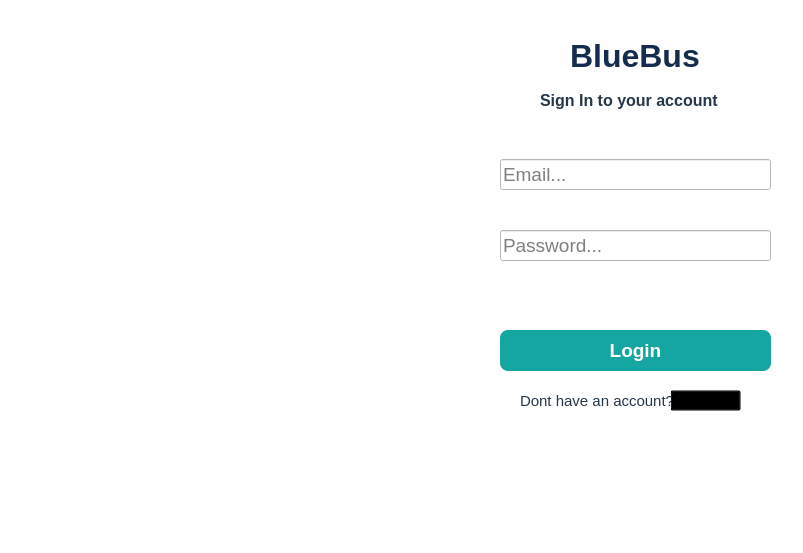
<?xml version="1.0" encoding="UTF-8"?>
<ui version="4.0">
 <class>Dialog</class>
 <widget class="QDialog" name="Dialog">
  <property name="geometry">
   <rect>
    <x>0</x>
    <y>0</y>
    <width>803</width>
    <height>553</height>
   </rect>
  </property>
  <property name="windowTitle">
   <string>Dialog</string>
  </property>
  <property name="styleSheet">
   <string notr="true">background-color: rgb(102, 102, 255);
background-color: rgb(255, 255, 255);</string>
  </property>
  <widget class="QLabel" name="label">
   <property name="geometry">
    <rect>
     <x>-10</x>
     <y>0</y>
     <width>461</width>
     <height>551</height>
    </rect>
   </property>
   <property name="text">
    <string/>
   </property>
   <property name="pixmap">
    <pixmap>../../Desktop/StudentManagementSystem/blue bus.jpg</pixmap>
   </property>
   <property name="scaledContents">
    <bool>true</bool>
   </property>
  </widget>
  <widget class="QLabel" name="label_2">
   <property name="geometry">
    <rect>
     <x>570</x>
     <y>30</y>
     <width>131</width>
     <height>51</height>
    </rect>
   </property>
   <property name="font">
    <font>
     <family>Segoe UI</family>
     <pointsize>24</pointsize>
     <weight>75</weight>
     <bold>true</bold>
    </font>
   </property>
   <property name="styleSheet">
    <string notr="true">color:#142D4E</string>
   </property>
   <property name="text">
    <string>BlueBus </string>
   </property>
  </widget>
  <widget class="QLabel" name="label_3">
   <property name="geometry">
    <rect>
     <x>540</x>
     <y>80</y>
     <width>211</width>
     <height>41</height>
    </rect>
   </property>
   <property name="font">
    <font>
     <family>Segoe UI</family>
     <pointsize>12</pointsize>
     <weight>75</weight>
     <bold>true</bold>
    </font>
   </property>
   <property name="styleSheet">
    <string notr="true">color:#263747</string>
   </property>
   <property name="text">
    <string>Sign In to your account</string>
   </property>
  </widget>
  <widget class="QLineEdit" name="email">
   <property name="geometry">
    <rect>
     <x>500</x>
     <y>159</y>
     <width>271</width>
     <height>31</height>
    </rect>
   </property>
   <property name="font">
    <font>
     <family>Segoe UI</family>
     <pointsize>14</pointsize>
    </font>
   </property>
   <property name="text">
    <string/>
   </property>
   <property name="placeholderText">
    <string>Email...</string>
   </property>
  </widget>
  <widget class="QLineEdit" name="password">
   <property name="geometry">
    <rect>
     <x>500</x>
     <y>230</y>
     <width>271</width>
     <height>31</height>
    </rect>
   </property>
   <property name="font">
    <font>
     <family>Segoe UI</family>
     <pointsize>14</pointsize>
    </font>
   </property>
   <property name="text">
    <string/>
   </property>
   <property name="echoMode">
    <enum>QLineEdit::Password</enum>
   </property>
   <property name="placeholderText">
    <string>Password...</string>
   </property>
  </widget>
  <widget class="QPushButton" name="loginButton">
   <property name="geometry">
    <rect>
     <x>500</x>
     <y>330</y>
     <width>271</width>
     <height>41</height>
    </rect>
   </property>
   <property name="font">
    <font>
     <pointsize>14</pointsize>
     <weight>75</weight>
     <bold>true</bold>
    </font>
   </property>
   <property name="styleSheet">
    <string notr="true">background-color: #16A6A1;
    color: white;
    border: none;
    border-radius: 8px;
    font-size: 14pt;
    font-weight: bold;
    padding: 8px;</string>
   </property>
   <property name="text">
    <string>Login</string>
   </property>
  </widget>
  <widget class="QPushButton" name="registerButton">
   <property name="geometry">
    <rect>
     <x>670</x>
     <y>390</y>
     <width>71</width>
     <height>21</height>
    </rect>
   </property>
   <property name="font">
    <font>
     <family>Segoe UI</family>
     <pointsize>11</pointsize>
     <weight>50</weight>
     <bold>false</bold>
     <underline>true</underline>
    </font>
   </property>
   <property name="styleSheet">
    <string notr="true">background-color: transparent;</string>
   </property>
   <property name="text">
    <string>Sign Up</string>
   </property>
  </widget>
  <widget class="QLabel" name="errorLabel">
   <property name="geometry">
    <rect>
     <x>520</x>
     <y>280</y>
     <width>211</width>
     <height>20</height>
    </rect>
   </property>
   <property name="styleSheet">
    <string notr="true">background-color: rgb(255, 255, 255);</string>
   </property>
   <property name="text">
    <string/>
   </property>
  </widget>
  <widget class="QLabel" name="label_4">
   <property name="geometry">
    <rect>
     <x>520</x>
     <y>390</y>
     <width>151</width>
     <height>21</height>
    </rect>
   </property>
   <property name="font">
    <font>
     <family>Segoe UI</family>
     <pointsize>11</pointsize>
    </font>
   </property>
   <property name="styleSheet">
    <string notr="true">color:#263747</string>
   </property>
   <property name="text">
    <string>Dont have an account?</string>
   </property>
  </widget>
 </widget>
 <resources/>
 <connections/>
</ui>
